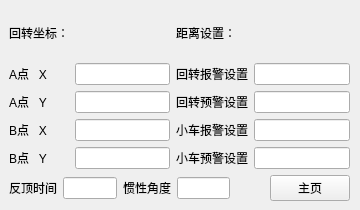
<?xml version="1.0" encoding="UTF-8"?>
<ui version="4.0">
 <class>construction</class>
 <widget class="QWidget" name="construction">
  <property name="geometry">
   <rect>
    <x>0</x>
    <y>0</y>
    <width>360</width>
    <height>210</height>
   </rect>
  </property>
  <property name="windowTitle">
   <string>Form</string>
  </property>
  <widget class="QWidget" name="layoutWidget">
   <property name="geometry">
    <rect>
     <x>9</x>
     <y>9</y>
     <width>341</width>
     <height>192</height>
    </rect>
   </property>
   <layout class="QVBoxLayout" name="verticalLayout">
    <item>
     <layout class="QHBoxLayout" name="horizontalLayout">
      <item>
       <layout class="QGridLayout" name="gridLayout">
        <item row="0" column="0">
         <widget class="QLabel" name="label">
          <property name="text">
           <string>回转坐标：</string>
          </property>
         </widget>
        </item>
        <item row="3" column="0">
         <widget class="QLabel" name="label_4">
          <property name="text">
           <string>B点   X</string>
          </property>
         </widget>
        </item>
        <item row="1" column="0">
         <widget class="QLabel" name="label_2">
          <property name="text">
           <string>A点   X</string>
          </property>
         </widget>
        </item>
        <item row="1" column="1">
         <widget class="QLineEdit" name="lineEdit"/>
        </item>
        <item row="2" column="0">
         <widget class="QLabel" name="label_3">
          <property name="text">
           <string>A点   Y</string>
          </property>
         </widget>
        </item>
        <item row="4" column="0">
         <widget class="QLabel" name="label_5">
          <property name="text">
           <string>B点   Y</string>
          </property>
         </widget>
        </item>
        <item row="2" column="1">
         <widget class="QLineEdit" name="lineEdit_2"/>
        </item>
        <item row="3" column="1">
         <widget class="QLineEdit" name="lineEdit_3"/>
        </item>
        <item row="4" column="1">
         <widget class="QLineEdit" name="lineEdit_4"/>
        </item>
       </layout>
      </item>
      <item>
       <layout class="QGridLayout" name="gridLayout_2">
        <item row="0" column="0">
         <widget class="QLabel" name="label_6">
          <property name="text">
           <string>距离设置：</string>
          </property>
         </widget>
        </item>
        <item row="3" column="0">
         <widget class="QLabel" name="label_7">
          <property name="text">
           <string>小车报警设置</string>
          </property>
         </widget>
        </item>
        <item row="1" column="0">
         <widget class="QLabel" name="label_8">
          <property name="text">
           <string>回转报警设置</string>
          </property>
         </widget>
        </item>
        <item row="1" column="1">
         <widget class="QLineEdit" name="lineEdit_5"/>
        </item>
        <item row="2" column="0">
         <widget class="QLabel" name="label_9">
          <property name="text">
           <string>回转预警设置</string>
          </property>
         </widget>
        </item>
        <item row="4" column="0">
         <widget class="QLabel" name="label_10">
          <property name="text">
           <string>小车预警设置</string>
          </property>
         </widget>
        </item>
        <item row="2" column="1">
         <widget class="QLineEdit" name="lineEdit_6"/>
        </item>
        <item row="3" column="1">
         <widget class="QLineEdit" name="lineEdit_7"/>
        </item>
        <item row="4" column="1">
         <widget class="QLineEdit" name="lineEdit_8"/>
        </item>
       </layout>
      </item>
     </layout>
    </item>
    <item>
     <layout class="QHBoxLayout" name="horizontalLayout_2">
      <item>
       <widget class="QLabel" name="label_11">
        <property name="text">
         <string>反顶时间</string>
        </property>
       </widget>
      </item>
      <item>
       <widget class="QLineEdit" name="lineEdit_9"/>
      </item>
      <item>
       <spacer name="horizontalSpacer">
        <property name="orientation">
         <enum>Qt::Horizontal</enum>
        </property>
        <property name="sizeHint" stdset="0">
         <size>
          <width>13</width>
          <height>20</height>
         </size>
        </property>
       </spacer>
      </item>
      <item>
       <widget class="QLabel" name="label_12">
        <property name="text">
         <string>惯性角度</string>
        </property>
       </widget>
      </item>
      <item>
       <widget class="QLineEdit" name="lineEdit_10"/>
      </item>
      <item>
       <spacer name="horizontalSpacer_2">
        <property name="orientation">
         <enum>Qt::Horizontal</enum>
        </property>
        <property name="sizeHint" stdset="0">
         <size>
          <width>88</width>
          <height>20</height>
         </size>
        </property>
       </spacer>
      </item>
      <item>
       <widget class="QPushButton" name="pushButton">
        <property name="text">
         <string>主页</string>
        </property>
       </widget>
      </item>
     </layout>
    </item>
   </layout>
  </widget>
 </widget>
 <resources/>
 <connections/>
</ui>
